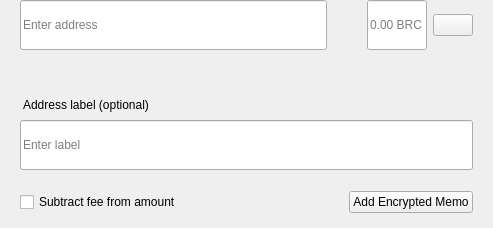
<?xml version="1.0" encoding="UTF-8"?>
<ui version="4.0">
 <class>SendMultiRow</class>
 <widget class="QWidget" name="SendMultiRow">
  <property name="geometry">
   <rect>
    <x>0</x>
    <y>0</y>
    <width>493</width>
    <height>228</height>
   </rect>
  </property>
  <property name="minimumSize">
   <size>
    <width>0</width>
    <height>0</height>
   </size>
  </property>
  <property name="maximumSize">
   <size>
    <width>16777215</width>
    <height>16777215</height>
   </size>
  </property>
  <property name="windowTitle">
   <string notr="true">N/A</string>
  </property>
  <layout class="QVBoxLayout" name="verticalLayout_3">
   <property name="spacing">
    <number>0</number>
   </property>
   <property name="leftMargin">
    <number>0</number>
   </property>
   <property name="topMargin">
    <number>0</number>
   </property>
   <property name="rightMargin">
    <number>20</number>
   </property>
   <property name="bottomMargin">
    <number>5</number>
   </property>
   <item alignment="Qt::AlignTop">
    <widget class="QWidget" name="widget" native="true">
     <property name="sizePolicy">
      <sizepolicy hsizetype="Expanding" vsizetype="Maximum">
       <horstretch>0</horstretch>
       <verstretch>0</verstretch>
      </sizepolicy>
     </property>
     <property name="minimumSize">
      <size>
       <width>0</width>
       <height>60</height>
      </size>
     </property>
     <property name="maximumSize">
      <size>
       <width>16777215</width>
       <height>85</height>
      </size>
     </property>
     <layout class="QHBoxLayout" name="horizontalLayout" stretch="6,0,2">
      <property name="spacing">
       <number>0</number>
      </property>
      <property name="leftMargin">
       <number>8</number>
      </property>
      <property name="topMargin">
       <number>0</number>
      </property>
      <property name="rightMargin">
       <number>0</number>
      </property>
      <property name="bottomMargin">
       <number>0</number>
      </property>
      <item alignment="Qt::AlignTop">
       <widget class="QStackedWidget" name="stackedAddress">
        <property name="minimumSize">
         <size>
          <width>0</width>
          <height>50</height>
         </size>
        </property>
        <property name="maximumSize">
         <size>
          <width>16777215</width>
          <height>50</height>
         </size>
        </property>
        <widget class="QWidget" name="page_4">
         <property name="sizePolicy">
          <sizepolicy hsizetype="Expanding" vsizetype="Preferred">
           <horstretch>0</horstretch>
           <verstretch>0</verstretch>
          </sizepolicy>
         </property>
         <property name="minimumSize">
          <size>
           <width>0</width>
           <height>50</height>
          </size>
         </property>
         <property name="maximumSize">
          <size>
           <width>16777215</width>
           <height>55</height>
          </size>
         </property>
         <layout class="QVBoxLayout" name="verticalLayout_7">
          <property name="spacing">
           <number>0</number>
          </property>
          <property name="leftMargin">
           <number>12</number>
          </property>
          <property name="topMargin">
           <number>0</number>
          </property>
          <property name="rightMargin">
           <number>0</number>
          </property>
          <property name="bottomMargin">
           <number>0</number>
          </property>
          <item>
           <widget class="QLineEdit" name="lineEditAddress">
            <property name="minimumSize">
             <size>
              <width>0</width>
              <height>50</height>
             </size>
            </property>
            <property name="maximumSize">
             <size>
              <width>16777215</width>
              <height>50</height>
             </size>
            </property>
            <property name="placeholderText">
             <string>Enter address</string>
            </property>
           </widget>
          </item>
         </layout>
        </widget>
        <widget class="QWidget" name="page_3"/>
       </widget>
      </item>
      <item>
       <spacer name="horizontalSpacer_3">
        <property name="orientation">
         <enum>Qt::Horizontal</enum>
        </property>
        <property name="sizeType">
         <enum>QSizePolicy::Fixed</enum>
        </property>
        <property name="sizeHint" stdset="0">
         <size>
          <width>40</width>
          <height>20</height>
         </size>
        </property>
       </spacer>
      </item>
      <item>
       <layout class="QHBoxLayout" name="horizontalLayout_2">
        <property name="spacing">
         <number>6</number>
        </property>
        <item alignment="Qt::AlignTop">
         <widget class="QLineEdit" name="lineEditAmount">
          <property name="sizePolicy">
           <sizepolicy hsizetype="Expanding" vsizetype="Preferred">
            <horstretch>0</horstretch>
            <verstretch>0</verstretch>
           </sizepolicy>
          </property>
          <property name="minimumSize">
           <size>
            <width>0</width>
            <height>50</height>
           </size>
          </property>
          <property name="maximumSize">
           <size>
            <width>16777215</width>
            <height>50</height>
           </size>
          </property>
          <property name="maxLength">
           <number>17</number>
          </property>
          <property name="alignment">
           <set>Qt::AlignLeading|Qt::AlignLeft|Qt::AlignVCenter</set>
          </property>
          <property name="placeholderText">
           <string notr="true">0.00 BRC</string>
          </property>
         </widget>
        </item>
        <item>
         <layout class="QVBoxLayout" name="verticalLayout">
          <property name="topMargin">
           <number>14</number>
          </property>
          <property name="bottomMargin">
           <number>0</number>
          </property>
          <item alignment="Qt::AlignTop">
           <widget class="QPushButton" name="btnMenu">
            <property name="minimumSize">
             <size>
              <width>0</width>
              <height>0</height>
             </size>
            </property>
            <property name="maximumSize">
             <size>
              <width>16777215</width>
              <height>16777215</height>
             </size>
            </property>
            <property name="focusPolicy">
             <enum>Qt::NoFocus</enum>
            </property>
            <property name="text">
             <string/>
            </property>
           </widget>
          </item>
         </layout>
        </item>
       </layout>
      </item>
     </layout>
    </widget>
   </item>
   <item>
    <widget class="QWidget" name="layoutLabel" native="true">
     <property name="minimumSize">
      <size>
       <width>0</width>
       <height>0</height>
      </size>
     </property>
     <property name="maximumSize">
      <size>
       <width>16777215</width>
       <height>16777215</height>
      </size>
     </property>
     <layout class="QVBoxLayout" name="verticalLayout_9">
      <property name="spacing">
       <number>6</number>
      </property>
      <property name="leftMargin">
       <number>20</number>
      </property>
      <property name="topMargin">
       <number>0</number>
      </property>
      <property name="rightMargin">
       <number>0</number>
      </property>
      <property name="bottomMargin">
       <number>10</number>
      </property>
      <item>
       <spacer name="verticalSpacer">
        <property name="orientation">
         <enum>Qt::Vertical</enum>
        </property>
        <property name="sizeType">
         <enum>QSizePolicy::Fixed</enum>
        </property>
        <property name="sizeHint" stdset="0">
         <size>
          <width>20</width>
          <height>20</height>
         </size>
        </property>
       </spacer>
      </item>
      <item>
       <widget class="QLabel" name="labelSubtitleDescription">
        <property name="styleSheet">
         <string notr="true">margin-bottom:2px;
margin-left:0.05px;
padding:0px;</string>
        </property>
        <property name="text">
         <string>Address label (optional)</string>
        </property>
       </widget>
      </item>
      <item>
       <widget class="QLineEdit" name="lineEditDescription">
        <property name="minimumSize">
         <size>
          <width>0</width>
          <height>50</height>
         </size>
        </property>
        <property name="maximumSize">
         <size>
          <width>16777215</width>
          <height>50</height>
         </size>
        </property>
        <property name="placeholderText">
         <string>Enter label</string>
        </property>
       </widget>
      </item>
      <item>
       <spacer name="verticalSpacer_2">
        <property name="orientation">
         <enum>Qt::Vertical</enum>
        </property>
        <property name="sizeType">
         <enum>QSizePolicy::Fixed</enum>
        </property>
        <property name="sizeHint" stdset="0">
         <size>
          <width>20</width>
          <height>15</height>
         </size>
        </property>
       </spacer>
      </item>
      <item>
       <widget class="QWidget" name="containerMemo" native="true">
        <layout class="QHBoxLayout" name="horizontalLayout_5">
         <property name="leftMargin">
          <number>0</number>
         </property>
         <property name="topMargin">
          <number>0</number>
         </property>
         <property name="rightMargin">
          <number>0</number>
         </property>
         <property name="bottomMargin">
          <number>0</number>
         </property>
         <item>
          <widget class="QCheckBox" name="checkboxSubtractFeeFromAmount">
           <property name="toolTip">
            <string>The fee will be deducted from the amount being sent. The recipient will receive less BRC than you enter in the amount field. If multiple recipients are selected, the fee is split equally.</string>
           </property>
           <property name="text">
            <string>Subtract fee from amount</string>
           </property>
          </widget>
         </item>
         <item>
          <spacer name="horizontalSpacer">
           <property name="orientation">
            <enum>Qt::Horizontal</enum>
           </property>
           <property name="sizeHint" stdset="0">
            <size>
             <width>40</width>
             <height>20</height>
            </size>
           </property>
          </spacer>
         </item>
         <item>
          <widget class="QPushButton" name="btnAddMemo">
           <property name="text">
            <string notr="true">Add Encrypted Memo</string>
           </property>
          </widget>
         </item>
        </layout>
       </widget>
      </item>
     </layout>
    </widget>
   </item>
  </layout>
 </widget>
 <resources/>
 <connections/>
</ui>
